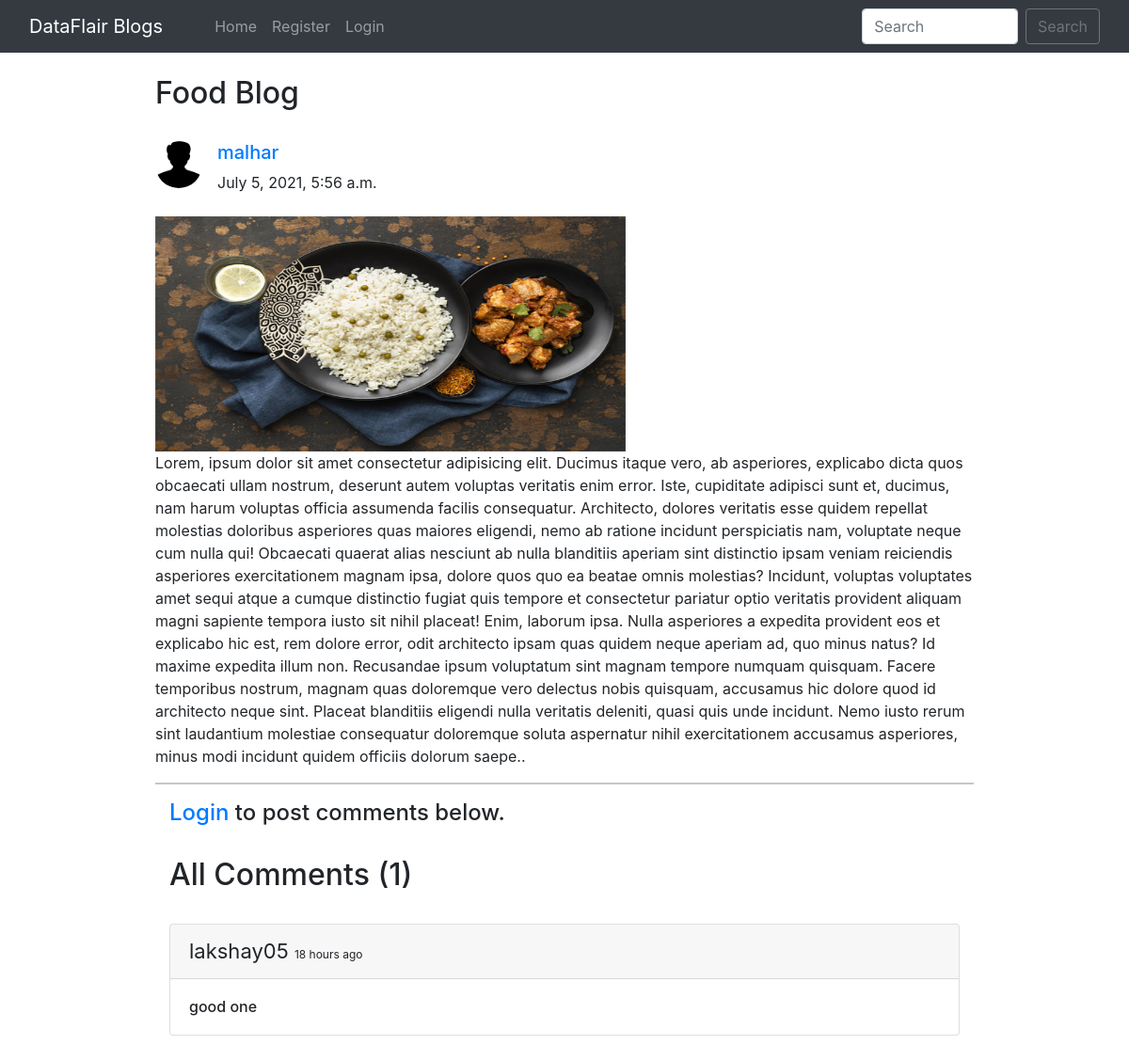
Page /blog/food-blog/ on the committed database.
### home/models.py (models this page shows, shortened)
class BlogPost(models.Model):
    title=models.CharField(max_length=255)
    author= models.ForeignKey(User, on_delete=models.CASCADE)
    slug=models.CharField(max_length=130)
    content=models.TextField()
    image = models.ImageField(upload_to="profile_pics", blank=True, null=True)
    dateTime=models.DateTimeField(auto_now_add=True)

class Profile(models.Model):
    user = models.OneToOneField(User, on_delete=models.CASCADE, blank=True, null=True)
    image = models.ImageField(upload_to="profile_pics", blank=True, null=True)
    bio = models.TextField(blank=True, null=True)
    phone_no = models.IntegerField(blank=True, null=True)
    facebook = models.CharField(max_length=300, blank=True, null=True)
    instagram = models.CharField(max_length=300, blank=True, null=True)
    linkedin = models.CharField(max_length=300, blank=True, null=True)

class Comment(models.Model):
    user = models.ForeignKey(User, on_delete=models.CASCADE)
    content = models.TextField()
    blog = models.ForeignKey(BlogPost, on_delete=models.CASCADE)
    parent_comment = models.ForeignKey('self', on_delete=models.CASCADE, null=True, blank=True)
    dateTime=models.DateTimeField(default=now)

### home/views.py (the view)
# urls.py: path("blog/<str:slug>/", views.blogs_comments, name="blogs_comments"),
def blogs_comments(request, slug):
    post = BlogPost.objects.filter(slug=slug).first()
    comments = Comment.objects.filter(blog=post)
    if request.method=="POST":
        user = request.user
        content = request.POST.get('content','')
        blog_id =request.POST.get('blog_id','')
        comment = Comment(user = user, content = content, blog=post)
        comment.save()
    return render(request, "blog_comments.html", {'post':post, 'comments':comments})

### home/templates/blog_comments.html (shortened to what this page needs)
{% extends 'base.html' %}
{% block body %}
{% load humanize %}
<div class="container w-75 my-4">
      <h2 class="blog-post-title">{{post.title}}</h2>
      <br>
      <div class="media">
            {% if post.author.profile.image %}
            <img class="mr-3 rounded-circle" src="{{post.author.profile.image.url}}" width="50px" height="50px"
                  alt="image">
            {% endif %}
            <div class="media-body">
                  <h5 class="mt-0"><a href="/user_profile/{{post.author.id}}/">{{post.author}}
                        </a></h5>
                  {{post.dateTime}}
            </div>
      </div>
      <br>
      <img src="/media/{{post.image}}" alt="" height="250px" width="500px">
      <br>
      <p>{{post.content}}.</p>
      <hr>
      {% if user.is_authenticated %}
      <div class="container">
            <h2>Add Comments Here</h2>
            <form action="/blog/{{post.slug}}/" method="POST"> {% csrf_token %}
                  <div class="form-floating">
                        <textarea class="form-control" placeholder="Leave a comment here" id="floatingTextarea2"
                              style="height: 100px" id="content" name="content"></textarea>
                        <label for="floatingTextarea2">Leave a comment here.</label>
                        <br>
                        <button type="submit" class="btn btn-primary">Comment</button>
                  </div>
            </form>
            {% else %}
            <div class="container">
                  <h4><a href="/login/">Login</a> to post comments below.</h4>
                  {% endif %}
                  <br>
                  <h2>All Comments ({{comments.count}})</h2>
                  <br>
                  {% for comment in comments %}
                  <div class="card">
                        <div class="card-header">
                              <span style="font-size: 22px;">{{comment.user}} </span> <span
                                    style="font-size: 12px;">{{comment.dateTime | naturaltime}}</span>
                        </div>
                        <div class="card-body">
                              <h6 class="card-text">{{comment.content}}</h6>
                        </div>
                  </div>
                  <br>
                  {% endfor %}
            </div>
      </div>
      {% endblock %}

### rows in the picture
BlogPost: title "Food Blog", author.profile.image (picture), author "malhar", dateTime "July 5, 2021, 5:56 a.m.", image (picture), content "Lorem, ipsum dolor sit amet consectetur adipisicing elit. Ducimus itaque vero, ab asperiores, explicabo dicta quos obcaecati ullam nostrum, deserunt autem voluptas veritatis enim error. Iste, cupiditate adipisci sunt et, ducimus, nam harum voluptas officia assumenda facilis consequatur. Architecto, dolores veritatis esse quidem repellat molestias doloribus asperiores quas maiores eligendi, nemo ab ratione incidunt perspiciatis nam, voluptate neque cum nulla qui! Obcaecati quaerat alias nesciunt ab nulla blanditiis aperiam sint distinctio ipsam veniam reiciendis asperiores exercitationem magnam ipsa, dolore quos quo ea beatae omnis molestias? Incidunt, voluptas voluptates amet sequi atque a…"
Comment: user "lakshay05", dateTime "18 hours ago", content "good one"

### other values in the picture
{{ comments.count }} "1"
